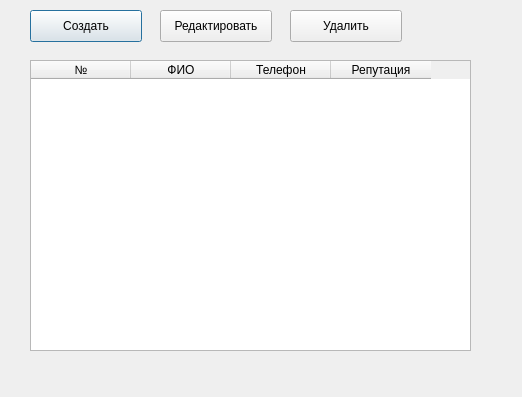
<?xml version="1.0" encoding="UTF-8"?>
<ui version="4.0">
 <class>clientssssDialog</class>
 <widget class="QDialog" name="clientssssDialog">
  <property name="geometry">
   <rect>
    <x>0</x>
    <y>0</y>
    <width>522</width>
    <height>397</height>
   </rect>
  </property>
  <property name="windowTitle">
   <string>Dialog</string>
  </property>
  <widget class="QPushButton" name="pushButton">
   <property name="geometry">
    <rect>
     <x>30</x>
     <y>10</y>
     <width>112</width>
     <height>32</height>
    </rect>
   </property>
   <property name="text">
    <string>Создать</string>
   </property>
  </widget>
  <widget class="QTableWidget" name="tableWidget">
   <property name="geometry">
    <rect>
     <x>30</x>
     <y>60</y>
     <width>441</width>
     <height>291</height>
    </rect>
   </property>
   <column>
    <property name="text">
     <string>№</string>
    </property>
   </column>
   <column>
    <property name="text">
     <string>ФИО</string>
    </property>
   </column>
   <column>
    <property name="text">
     <string>Телефон</string>
    </property>
   </column>
   <column>
    <property name="text">
     <string>Репутация</string>
    </property>
   </column>
  </widget>
  <widget class="QPushButton" name="pushButton_3">
   <property name="geometry">
    <rect>
     <x>290</x>
     <y>10</y>
     <width>112</width>
     <height>32</height>
    </rect>
   </property>
   <property name="text">
    <string>Удалить</string>
   </property>
  </widget>
  <widget class="QPushButton" name="pushButton_2">
   <property name="geometry">
    <rect>
     <x>160</x>
     <y>10</y>
     <width>112</width>
     <height>32</height>
    </rect>
   </property>
   <property name="text">
    <string>Редактировать</string>
   </property>
  </widget>
 </widget>
 <resources/>
 <connections/>
</ui>
